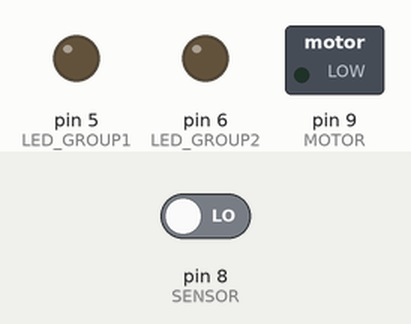
Recording of a sketch running on a simulated Arduino Uno, built with avr-gcc and run on an emulated ATmega328P. Parts: switched loads named in the sketch (green lamp = pin HIGH), output pins drawn as LEDs (lit = HIGH). The test bench sets the inputs (shaded band); at power-on: pin 8 (SENSOR) LOW.

Above: at 1.2 s.
1.3 s: pin 8 (SENSOR) driven HIGH
At 2.3 s:
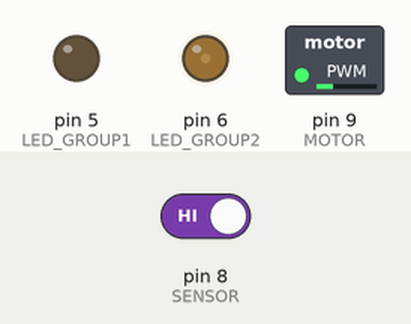
2.8 s: pin 8 (SENSOR) driven LOW
At 3.7 s:
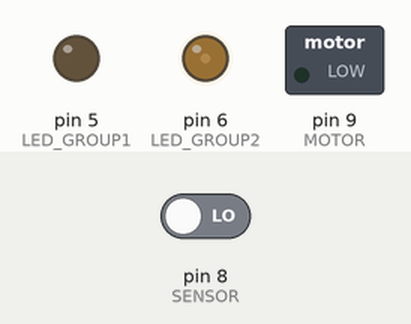
Timing chart, 0 to 5.8 s (numbered marks = the images above; inputs shaded):
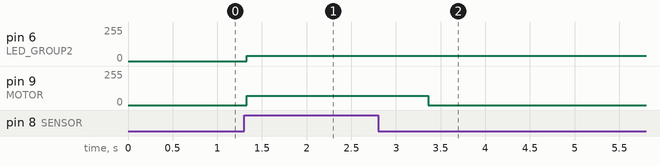

The sketch:

puppet_beta.ino
```cpp
// (licence header left out)
#define LED_GROUP1 5
#define LED_GROUP2 6
#define SENSOR 8 // IR Sensor
#define MOTOR 9

#define INCREASE 1
#define DECREASE 0

void setup() {
  pinMode(LED_GROUP1, OUTPUT);
  pinMode(LED_GROUP2, OUTPUT);
  pinMode(SENSOR,INPUT);

}
int readSensor(){
  // for noise problem, we should ignore first detect and wait almost 30ms
  if(digitalRead(SENSOR)) delay(30);

  return digitalRead(SENSOR);
}

int anm = INCREASE;
void fadeLed(int again){

  while(--again){
    for (int fadeValue = (anm == INCREASE) ? 0 : 70 ; fadeValue <= (anm == INCREASE) ? 70 : 0; fadeValue = (anm == INCREASE) ? fadeValue + 2 : fadeValue - 2 ) {
          analogWrite(LED_GROUP1, fadeValue);
          analogWrite(LED_GROUP2, (anm == INCREASE) ? map(fadeValue,0,70,40,0) : map(fadeValue,70,0,0,40));
          // wait for 200 milliseconds to see the dimming effect
          delay(200);
         }
     anm = !anm;
  }
}

void loop() {
  if(readSensor()){
    analogWrite(MOTOR, 70);
    fadeLed(11); // 11 times ~= 2 minutes
  }
  else analogWrite(MOTOR, 0);
}
```

Measured:
- after the input at 1.3 s, pin 6 (LED_GROUP2): 0/255 → 40/255 at once; pin 9 (MOTOR): 0/255 → 70/255 at once
- after the input at 2.8 s, pin 9 (MOTOR): 70/255 → 0/255 after 0.56 s
